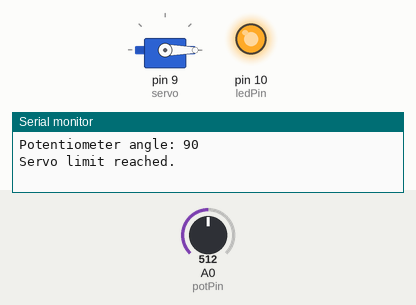
A sketch run on a simulated Arduino Uno, built with avr-gcc and run on an emulated ATmega328P. Shown: servo, output pins drawn as LEDs (lit = HIGH), the last lines printed to the serial monitor. The inputs (shaded band) are chosen by the test bench; at power-on: A0 (potPin) = 512.

Above: at 1.2 s.
1.3 s: A0 (potPin) set to 409
2.8 s: A0 (potPin) set to 379
At 4.0 s:
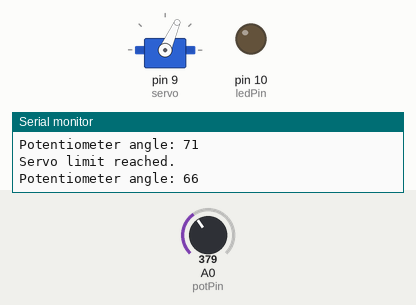
4.3 s: A0 (potPin) set to 306
At 5.3 s:
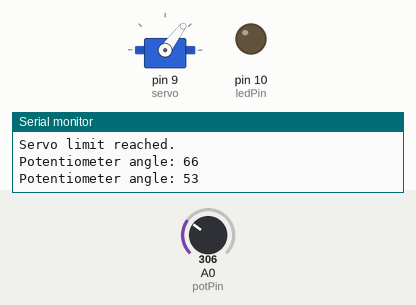
5.8 s: A0 (potPin) set to 122
At 6.7 s:
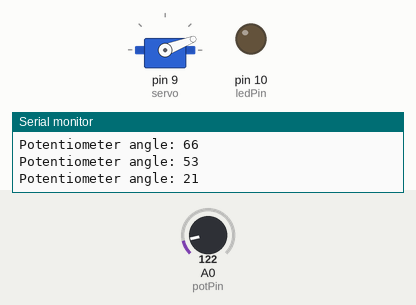
7.3 s: A0 (potPin) set to 58
At 7.8 s:
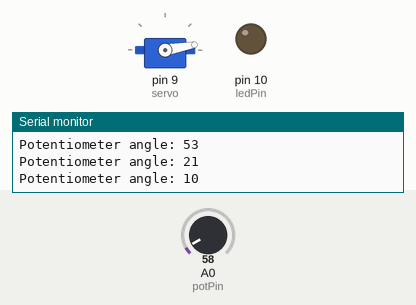
Timing chart, 0 to 9.8 s (numbered marks = the images above; inputs shaded):
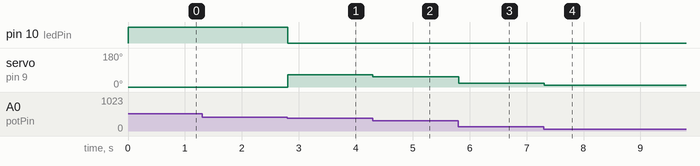

The sketch:

arduino_servo_potentiometer.ino
```cpp
#include <Servo.h>

Servo servo;

// Servo motor position
int pos;

// Potentiometer
int potPin = A0;
int potVal = 0;
int lastPotVal = 0;
int potAngle = 0;

// Potentiometer Angle Warning LED
int ledPin = 10;

void setup()
{
  Serial.begin(9600);
  servo.attach(9);    // Initialize sevro motor
  servo.write(0);     // Set servo motor to 0degrees
  pinMode(ledPin, OUTPUT);
}

void loop()
{
  // Read current potentiometer value
  potVal = analogRead(potPin);

  // Check if potentiometer value changed
  if (potVal != lastPotVal) {
    potAngle = map(potVal, 0, 1023, 0, 180);    // Convert pot value to angle (0 - 180 degrees)
  	Serial.print("Potentiometer angle: ");
    Serial.println(potAngle);
    lastPotVal = potVal;

    // Don't let the servo motor go above 68 degrees
    if (potAngle > 68) {
      Serial.println("Servo limit reached.");
      digitalWrite(ledPin, HIGH);   // Turn on warning LED
    // Set motor angle is angle is less than 68 degrees
    } else {
    	servo.write(potAngle);
      digitalWrite(ledPin, LOW);   // Turn off warning LED
    }
  }

  delay(10);
}
```

Measured:
- the behaviour switches between 393 and 392 on A0 (potPin) (found by bisection; images 0 and 1)
- after the input at 2.8 s, pin 10 (ledPin): HIGH → LOW at once; servo on pin 9 (servo): 0° → 66° at once
- after the input at 4.3 s, servo on pin 9 (servo): 66° → 53° at once
- after the input at 5.8 s, servo on pin 9 (servo): 53° → 21° at once
- after the input at 7.3 s, servo on pin 9 (servo): 21° → 10° at once
